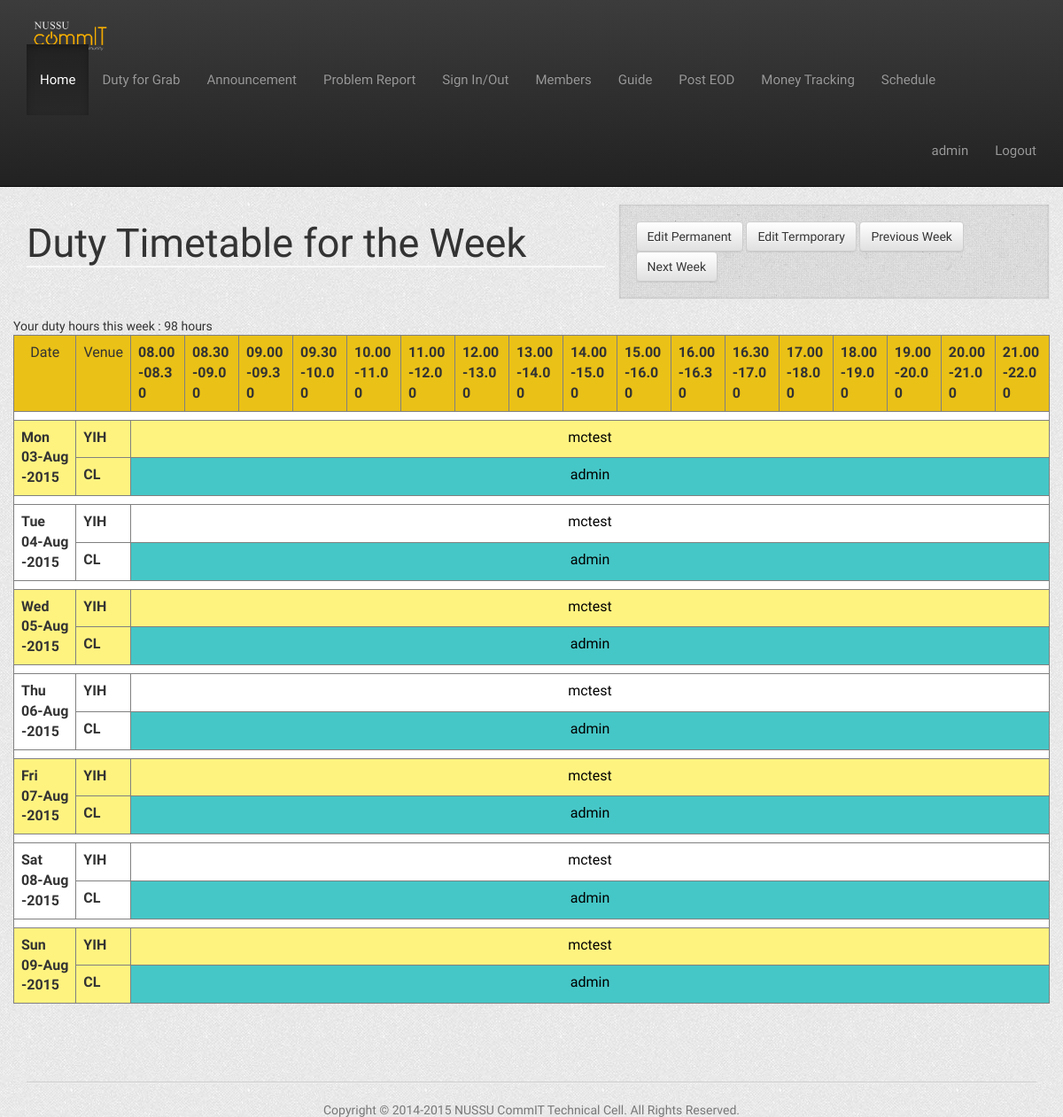
Page /index (signed in) on the committed database.
### tables this page shows
CREATE TABLE IF NOT EXISTS `duty_schedule` (
  `id` int(11) NOT NULL,
  `day` varchar(30) NOT NULL,
  `time` varchar(30) NOT NULL,
  `supervisor_cl` int(11) DEFAULT '-1',
  `supervisor_yih` int(11) DEFAULT '-1',
  `row_id` int(11) NOT NULL
);

CREATE TABLE IF NOT EXISTS `users` (
  `id` int(11) NOT NULL,
  `name` varchar(40) NOT NULL,
  `matric_number` varchar(30) DEFAULT NULL,
  `contact` varchar(30) DEFAULT NULL COMMENT 'phone number',
  `password` varchar(60) NOT NULL,
  `email` varchar(50) NOT NULL DEFAULT '',
  `is_admin` tinyint(1) NOT NULL DEFAULT '0',
  `cell` varchar(24) NOT NULL DEFAULT 'none',
  `position` varchar(24) NOT NULL DEFAULT 'Subcom',
  `new_ann` int(11) NOT NULL DEFAULT '1',
  `status` int(1) NOT NULL DEFAULT '1' COMMENT 'activation status',
  `temp1` int(11) NOT NULL,
  `temp2` int(11) NOT NULL,
  `tracking` varchar(11) NOT NULL DEFAULT '0',
  `duty` int(11) NOT NULL DEFAULT '1',
  `notification` int(11) NOT NULL DEFAULT '0'
);

### Controller/UserController.php (called while the page is built, shortened)
<?php
require_once(dirname(__FILE__).'/../Utils/Connection.php');
require_once(dirname(__FILE__).'/../Utils/DBoperation.php');
class UserController {
    private static $instance;
    private $userList;
    private function __construct() {
        $this->userList = new DBOperation("users");
    }
    public static function getInstance() {
        if (!self::$instance) {
            self::$instance = new self();
        }
        return self::$instance;
    }
    public function isAdmin($userID) {
        $condition = array('id' => $userID);
        $user = $this->userList->get($condition);
        return $user[0]["is_admin"];
    }
}
?>

### Utils/DBhandler.php (called while the page is built, shortened)
<?php
Class DBHandler
{
    private $con;
    public function DBHandler()
    {
        $this->con = mysqli_connect(DB_SERVER,DB_USER,DB_PASS,DB_NAME);
    }
    public function getQuery($query)
    {
        $result = mysqli_query($this->con,$query);
        $data = array();
        $i = 0;
        while ($data[$i++] = mysqli_fetch_array($result));
        unset($data[count($data)-1]);
        return $data;
    }
};
?>

### Utils/DBoperation.php (called while the page is built, shortened)
<?php
require_once(dirname(__FILE__).'/DBhandler.php');
	Class DBOperation
	{
		private $tableName;
		private static $dbHandler;
		public function DBOperation($tableName)
		{
			$this->tableName = $tableName;
			self::$dbHandler = new DBHandler();
		}
                private function commandiseCondition($condition)
                {
                    $conditionCommand = "";
                    foreach ($condition as $key => $value)
                    {
                        if ($conditionCommand != "")
                        {
                            $conditionCommand = $conditionCommand." AND ";
                        }
                        $conditionCommand = $conditionCommand.$key." = \"".$value."\"";
                    }
                    return $conditionCommand;
                }
                public function get($conditions,$sortBy = "")
		{
                    $conditionCommand = $this->commandiseCondition($conditions);
                    $query = "SELECT * FROM ".$this->tableName;
                    if ($conditionCommand != "")
                    {
                        $query = $query." WHERE ".$conditionCommand;
                    }
                    return self::$dbHandler->getQuery($query);
		}
	};
?>

### Controller/DutyController.php (called while the page is built, shortened)
<?php
require_once(dirname(__FILE__).'/../Utils/Connection.php');
require_once(dirname(__FILE__).'/../Model/User.php');
require_once(dirname(__FILE__).'/../Model/Duty.php');
require_once(dirname(__FILE__).'/../Model/Date.php');
require_once(dirname(__FILE__).'/../Utils/DBoperation.php');
class DutyController {
    private static $instance;
    private $dutySchedule;
    private $grabList;
    private $dropList;
    private function __construct() {
        $this->dutySchedule = new DBOperation("duty_schedule");
        $this->grabList = new DBOperation("grabbed_duty");
        $this->dropList = new DBoperation("released_duty");
    }
    public static function getInstance() {
    	if (!self::$instance) {
            self::$instance = new self();
        }
        return self::$instance;
    }
    public function countDutyHours($userID, $day) {
        $day = new Date($day->getDate(), $day->getMonth(), $day->getYear());
        while ($day->getDay() != "Monday") {
            $day = $day->minusDay(1);
        }
        $hours = 0;
        for ($i = 0; $i < 7; ++$i) {
            for ($j = $i * 17 + 1; $j <= ($i + 1) * 17; ++$j) {
                foreach (array('yih','cl') as $k) {
                    $dutyCheck = new DailyDuty($j, null, null, null, $k, $day->getDate(), $day->getMonth(), $day->getYear());
                    if ($this->getSupervisorID($dutyCheck) == $userID) {
                        $hours += $this->getIntervalDuty($j);
                    }
                }
            }
            $day = $day->addDay(1);
        }
        return $hours;
    }
    public function getSupervisorID($duty) {
        $queryCondition = array('id' => $duty->getID());
        $dutySchedule = $this->dutySchedule->get($queryCondition)[0];
        $queryCondition = array('date' => $duty->getDate(),
                                'month' => $duty->getMonth(),
                                'year' => $duty->getYear(),
                                'schedule_id' => $duty->getID(),
                                'venue' => $duty->getLocation());
        $dropList = $this->dropList->get($queryCondition);
        $grabList = $this->grabList->get($queryCondition);
        if (count($dropList) == 0 && count($grabList) == 0) {
            return $dutySchedule["supervisor_".$duty->getLocation()];
        } else if (count($dropList) > 0) {
            return $dropList[count($dropList)-1]["supervisor_id"] * (-1);
        } else if (count($grabList) > 0) {
            return $grabList[count($grabList)-1]["supervisor_id"];
        }
    }
    public function getDutySchedule($date, $month, $year)
    {
        $tempDate = new Date($date, $month, $year);
        $dayName = $tempDate->getDay();
        $queryCondition = array(); $queryCondition["day"] = $dayName;
        $dutySchedule = $this->dutySchedule->get($queryCondition);
        for ($i = 0; $i < count($dutySchedule); ++$i) {
            foreach (["yih","cl"] as $venue) {
                $duty = new DailyDuty($dutySchedule[$i]["id"], null, null, null, $venue, $date, $month, $year);
                $dutySchedule[$i]["supervisor_".$venue] = $this->getSupervisorID($duty);
            }
        }
        return $dutySchedule;
    }
    public function getIntervalDuty($dutySessionID) {
        $timeDuty = $this->getTimeDuty($dutySessionID);
        $startTime = intval(substr($timeDuty,0,2)) * 100 + intval(substr($timeDuty,3,2));
        $endTime = intval(substr($timeDuty,6,2)) * 100 + intval(substr($timeDuty,9,2));
        if (($endTime - $startTime) % 100 == 0) {
            return ($endTime - $startTime) / 100;
        } else {
            return floor(($endTime - $startTime) / 100) + 0.5;
        }
    }
    public function getTimeDuty($dutySessionID) {
        $queryCondition = array('id' => $dutySessionID);
        return $this->dutySchedule->get($queryCondition)[0]['time'];
    }
}
?>

### Model/Duty.php (called while the page is built, shortened)
<?php
class Duty {
    private $id;
    private $location;
    public function __construct($id, $day, $user, $time, $location) {
        $this->id = $id;
        $this->location = $location;
    }
    public function getID() {
    	return $this->id;
    }
    public function getLocation() {
        return $this->location;
    }
   }
class DailyDuty extends Duty {
	private $date;
	private $month;
	private $year;
    public function __construct($id, $day, $user, $time, $location, $date, $month, $year) {
    	$this->date = $date;
    	$this->month = $month;
    	$this->year = $year;
    }
    public function getDate() {
        return  $this->date;
    }
    public function getMonth() {
    	return $this->month;
   	}
   public function getYear() {
   	return $this->year;
   }
}
?>

### Model/Date.php (called while the page is built, shortened)
<?php
class Date {
    private $date = "";
    private $month = "";
    private $year = "";
    public function __construct($date, $month, $year) {
    	$this->date = $date;
    	$this->month = $month;
    	$this->year = $year;
    }
    public function getDate() {
        return $this->date;
    }
    public function getMonth() {
        return $this->month;
    }
    public function getYear() {
        return $this->year;
    }
    public function getDay() {
        $tempDate = $this->year."-".$this->month."-".$this->date;
        return date('l', strtotime( $tempDate));
    }
    public function printToString() {
        $monthName = ["Jan","Feb","Mar","Apr","May","Jun","Jul","Aug","Sep","Oct","Nov","Dec"];
        $string = $this->date."-".$monthName[$this->month-1]."-".$this->year;
        return $string;
    }
    public function addDay($numberOfDays) {
        $date = new DateTime($this->year."-".$this->month."-".$this->date);
        $date->modify("+". $numberOfDays ." day");
        return new self($date->format('d'),$date->format('m'),$date->format('Y'));
    }
    public function minusDay($numberOfDays) {
        $date = new DateTime($this->year."-".$this->month."-".$this->date);
        date_sub($date, date_interval_create_from_date_string($numberOfDays.' days'));
        return new self($date->format('d'),$date->format('m'),$date->format('Y'));
    }
}
?>

### Utils/Connection.php (called while the page is built, shortened)
<?php
function connect(){
	$conn = new PDO('mysql:host='.DB_SERVER.';dbname='.DB_NAME.';charset=utf8', DB_USER, DB_PASS,
		array(PDO::MYSQL_ATTR_FOUND_ROWS => true));
    $conn->setAttribute(PDO::ATTR_ERRMODE, PDO::ERRMODE_EXCEPTION);
    return $conn;
}
?>

### index.php (the view, shortened to what this page needs)
<?php
    include_once(dirname(__FILE__).'/Controller/UserController.php');
    $userController = UserController::getInstance();
?>
<html>
	<head>
		<link href="includes/css/bootstrap.min.css" rel="stylesheet">
		<link href="includes/css/bootstrap-theme.min.css" rel="stylesheet">
        <link href="includes/css/style.css" rel="stylesheet">
	</head>
    <body>
        <?php include(dirname(__FILE__).'/includes/header.php');?>
        <?php include(dirname(__FILE__).'/Controller/DutyController.php');?>
		<div class="container">
        <?php
            $dutyController = DutyController::getInstance();
            $userID = $_SESSION['user_id'];
            $day = Date::getToday();
            $plus = 0;
            $day = $day->addDay($plus);
            $dutySchedule = $dutyController->getDutySchedule($day->getDate(),$day->getMonth(),$day->getYear());
        ?>
		<div class="row">
        <?php
        if ($userController->isAdmin($userID) == 1) { ?>
		<div class="col-sm-7">
        <h1>Duty Timetable for the Week</h1>
		</div>
		<div class="col-sm-5 well">
            <a class="btn btn-default" href="editschedule">Edit Permanent</a>
            <a class="btn btn-default" href="edittempschedule">Edit Termporary</a>
			<a class="btn btn-default" href="?plus=<?php echo $plus-7; ?>">Previous Week</a>
			<a class="btn btn-default" href="?plus=<?php echo $plus+7; ?>">Next Week</a>
		</div>
		<?php
		}
        ?>
		</div>
        <div class="row">
        <table border=1 class="table">
            <tr class="table_header">
                <td style="width: 6%">Date</td>
                <td style="width: 4.8%">Venue</td>
                <?php
                echo "Your duty hours this week : ".$dutyController->countDutyHours($_SESSION['user_id'],$day)." hours";
                for ($i = 0; $i < count($dutySchedule); ++$i)
                {
                    echo "<th class=\"breakword timeslot\">".$dutySchedule[$i]["time"]."</th>";
                }
                ?>
            </tr>
            <?php
            function printTable($location) {
                global $day;
                global $userController;
                global $dutySchedule;
                    $columnLength = 0;
                    for ($j = 0; $j <= count($dutySchedule); ++$j)
                    {
                        if ($j == count($dutySchedule) || ($j > 0 && $dutySchedule[$j]["supervisor_".$location] != $dutySchedule[$j-1]["supervisor_".$location])) {
                            if ($dutySchedule[$j-1]["supervisor_".$location] == 0)
                                $name = "";
                            else if ($dutySchedule[$j-1]["supervisor_".$location] < 0)
                                $name = $userController->getUserName($dutySchedule[$j-1]["supervisor_".$location] * (-1));
                            else
                                $name = $userController->getUserName($dutySchedule[$j-1]["supervisor_".$location]);
                            if ($dutySchedule[$j-1]["supervisor_".$location] < 0) {
                                echo "<td colspan=".$columnLength." class='dropped_cell'>";
                            } else if ($_SESSION['user_id'] == $dutySchedule[$j-1]["supervisor_".$location]) {
                                echo "<td colspan=".$columnLength." class='selfduty_cell'>";
                            } else if ($name == "") {
                                echo "<td colspan=".$columnLength." class='noduty_cell'>";
                            } else {
                                echo "<td colspan=".$columnLength.">";
                            }
                            $scheduleID = $dutySchedule[$j-1]['id'];
                            if ($_SESSION['user_id'] == $dutySchedule[$j-1]["supervisor_".$location]) {
                                echo "<a href='releaseduty.php?date=".$day->getDate()."&month=".$day->getMonth()."&year=".$day->getYear()."&venue=".$location."&schedule_id=".($scheduleID-$columnLength+1).",".($scheduleID)."'>";
                            } else if ($dutySchedule[$j-1]["supervisor_".$location] < 0) {
                                echo "<a href='grabduty.php?date=".$day->getDate()."&month=".$day->getMonth()."&year=".$day->getYear()."&venue=".$location."&schedule_id=".($scheduleID-$columnLength+1).",".($scheduleID)."'>";
                            } else {
                                echo "<a href='members?name=$name'>";
                            }
                            echo $name;
                            if ($_SESSION['user_id'] == $dutySchedule[$j-1]["supervisor_".$location]) {
                                echo "</a>";
                            } else if ($dutySchedule[$j-1]["supervisor_".$location] < 0) {
                                echo "</a>";
                            } else {
                                echo "</a>";
                            }
                            echo "</td>";
                            $columnLength = 1;
                        } else {
                            ++$columnLength;
                        }
                    }
            }
            while ($day->getDay() != "Monday") {
                    $day = $day->minusDay(1);
                }
            for ($i = 0; $i < 7; ++$i)
            {
                echo "<tr class='blank_row'/>";
                $dutySchedule = $dutyController->getDutySchedule($day->getDate(),$day->getMonth(),$day->getYear());
                $cellClass = ($i % 2 == 0 ? "yellow_cell" : "white_cell");
                echo "<tr class=\"$cellClass\">\n";
                    echo "<th rowspan=2 class=\"breakword\">".substr($day->getDay(),0,3)."<br>".$day->printToString()."</th>";
                    echo "<th>YIH</th>";
                    printTable("yih");
                echo "</tr>\n";
                echo "<tr class=$cellClass>\n";
                    echo "<th>CL</th>";
                    printTable("cl");
                echo "</tr>\n";
                $day = $day->addDay(1);
            }
            ?>
        </table>
		</div>
		</div>
        <?php include(dirname(__FILE__).'/includes/footer.php');?>
	</body>
</html>

### rows in the picture
duty_schedule: time "08.00-08.30"
duty_schedule: time "08.30-09.00"
duty_schedule: time "09.00-09.30"
duty_schedule: time "09.30-10.00"
duty_schedule: time "10.00-11.00"
duty_schedule: time "11.00-12.00"
duty_schedule: time "12.00-13.00"
duty_schedule: time "13.00-14.00"
duty_schedule: time "14.00-15.00"
duty_schedule: time "15.00-16.00"
duty_schedule: time "16.00-16.30"
duty_schedule: time "16.30-17.00"
duty_schedule: time "17.00-18.00"
duty_schedule: time "18.00-19.00"
duty_schedule: time "19.00-20.00"
duty_schedule: time "20.00-21.00"
duty_schedule: time "21.00-22.00", supervisor_yih.name "mctest", supervisor_cl.name "admin"
duty_schedule: supervisor_yih.name "mctest", supervisor_cl.name "admin"
duty_schedule: supervisor_yih.name "mctest", supervisor_cl.name "admin"
duty_schedule: supervisor_yih.name "mctest", supervisor_cl.name "admin"
duty_schedule: supervisor_yih.name "mctest", supervisor_cl.name "admin"
duty_schedule: supervisor_yih.name "mctest", supervisor_cl.name "admin"
duty_schedule: supervisor_yih.name "mctest", supervisor_cl.name "admin"

### other values in the picture
$_SESSION['user_name'] "admin"
substr($day->getDay(),0,3) "Mon"
$day->printToString() "03-Aug-2015"
substr($day->getDay(),0,3) "Tue"
$day->printToString() "04-Aug-2015"
substr($day->getDay(),0,3) "Wed"
$day->printToString() "05-Aug-2015"
substr($day->getDay(),0,3) "Thu"
$day->printToString() "06-Aug-2015"
substr($day->getDay(),0,3) "Fri"
$day->printToString() "07-Aug-2015"
substr($day->getDay(),0,3) "Sat"
$day->printToString() "08-Aug-2015"
substr($day->getDay(),0,3) "Sun"
$day->printToString() "09-Aug-2015"
